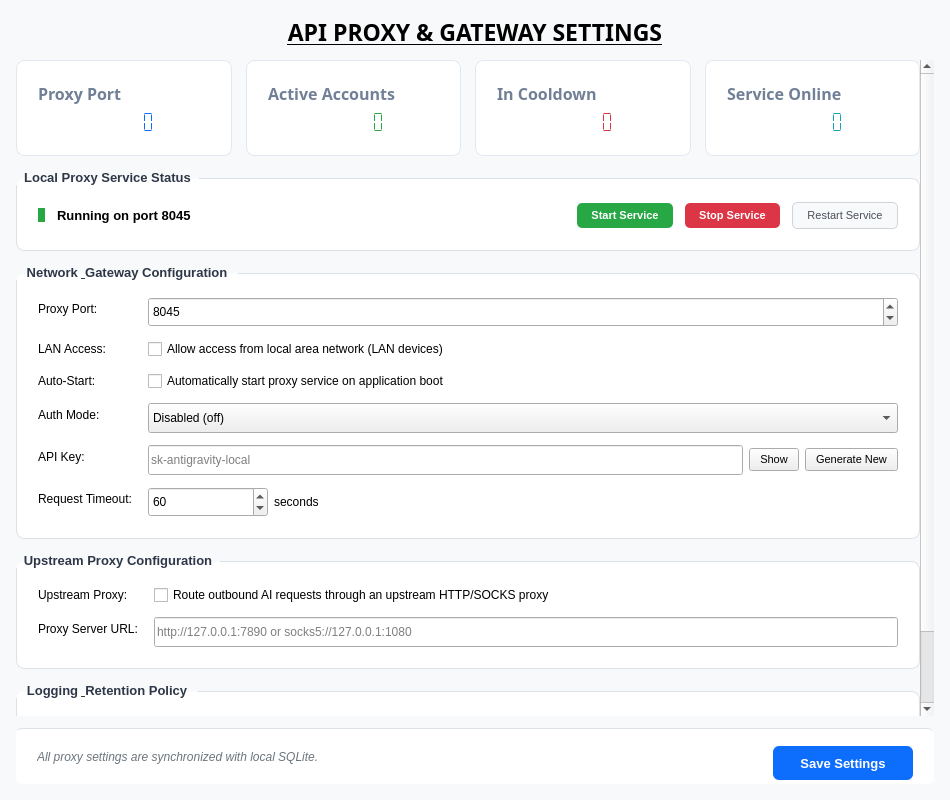
<?xml version="1.0" encoding="UTF-8"?>
<ui version="4.0">
 <class>ProxySettingsForm</class>
 <widget class="QWidget" name="ProxySettingsForm">
  <property name="geometry">
   <rect>
    <x>0</x>
    <y>0</y>
    <width>950</width>
    <height>800</height>
   </rect>
  </property>
  <property name="windowTitle">
   <string>Proxy Settings</string>
  </property>
  <property name="styleSheet">
   <string notr="true">
    QWidget#ProxySettingsForm {
      background-color: #F8F9FA;
    }
   </string>
  </property>
  <layout class="QVBoxLayout" name="mainVerticalLayout">
   <property name="spacing">
    <number>12</number>
   </property>
   <property name="leftMargin">
    <number>16</number>
   </property>
   <property name="topMargin">
    <number>16</number>
   </property>
   <property name="rightMargin">
    <number>16</number>
   </property>
   <property name="bottomMargin">
    <number>16</number>
   </property>
   <item>
    <widget class="QLabel" name="label">
     <property name="font">
      <font>
       <family>DS-Digital</family>
       <pointsize>17</pointsize>
       <bold>true</bold>
       <underline>true</underline>
      </font>
     </property>
     <property name="text">
      <string>API PROXY &amp; GATEWAY SETTINGS</string>
     </property>
     <property name="alignment">
      <set>Qt::AlignmentFlag::AlignCenter</set>
     </property>
    </widget>
   </item>
   <item>
    <widget class="QScrollArea" name="scrollArea">
     <property name="styleSheet">
      <string notr="true">
       QScrollArea {
         background: transparent;
         border: none;
       }
       QWidget#scrollContent {
         background-color: transparent;
       }
      </string>
     </property>
     <property name="frameShape">
      <enum>QFrame::Shape::NoFrame</enum>
     </property>
     <property name="widgetResizable">
      <bool>true</bool>
     </property>
     <widget class="QWidget" name="scrollContent">
      <property name="geometry">
       <rect>
        <x>0</x>
        <y>0</y>
        <width>906</width>
        <height>667</height>
       </rect>
      </property>
      <layout class="QVBoxLayout" name="layoutContent">
       <property name="spacing">
        <number>14</number>
       </property>
       <property name="leftMargin">
        <number>0</number>
       </property>
       <property name="topMargin">
        <number>0</number>
       </property>
       <property name="rightMargin">
        <number>0</number>
       </property>
       <property name="bottomMargin">
        <number>0</number>
       </property>
       <item>
        <layout class="QHBoxLayout" name="layoutStatsCards">
         <property name="spacing">
          <number>14</number>
         </property>
         <item>
          <widget class="QFrame" name="cardProxyPort">
           <property name="styleSheet">
            <string notr="true">
             QFrame#cardProxyPort {
               background-color: #FFFFFF;
               border: 1px solid #E2E8F0;
               border-radius: 8px;
               padding: 12px;
             }
            </string>
           </property>
           <layout class="QVBoxLayout" name="layoutCardPort">
            <item>
             <widget class="QLabel" name="lblCardProxyPortTitle">
              <property name="font">
               <font>
                <family>DS-Digital</family>
                <pointsize>12</pointsize>
                <bold>true</bold>
               </font>
              </property>
              <property name="styleSheet">
               <string notr="true">color: #718096;</string>
              </property>
              <property name="text">
               <string>Proxy Port</string>
              </property>
             </widget>
            </item>
            <item>
             <widget class="QLCDNumber" name="valProxyPort">
              <property name="font">
               <font>
                <pointsize>18</pointsize>
                <bold>true</bold>
               </font>
              </property>
              <property name="styleSheet">
               <string notr="true">color: #0D6EFD;</string>
              </property>
              <property name="frameShape">
               <enum>QFrame::Shape::NoFrame</enum>
              </property>
              <property name="digitCount">
               <number>6</number>
              </property>
              <property name="segmentStyle">
               <enum>QLCDNumber::SegmentStyle::Flat</enum>
              </property>
             </widget>
            </item>
           </layout>
          </widget>
         </item>
         <item>
          <widget class="QFrame" name="cardActiveAccounts">
           <property name="styleSheet">
            <string notr="true">
             QFrame#cardActiveAccounts {
               background-color: #FFFFFF;
               border: 1px solid #E2E8F0;
               border-radius: 8px;
               padding: 12px;
             }
            </string>
           </property>
           <layout class="QVBoxLayout" name="layoutCardActive">
            <item>
             <widget class="QLabel" name="lblCardActiveAccountsTitle">
              <property name="font">
               <font>
                <family>DS-Digital</family>
                <pointsize>12</pointsize>
                <bold>true</bold>
               </font>
              </property>
              <property name="styleSheet">
               <string notr="true">color: #718096;</string>
              </property>
              <property name="text">
               <string>Active Accounts</string>
              </property>
             </widget>
            </item>
            <item>
             <widget class="QLCDNumber" name="valActiveAccounts">
              <property name="font">
               <font>
                <pointsize>18</pointsize>
                <bold>true</bold>
               </font>
              </property>
              <property name="styleSheet">
               <string notr="true">color: #28A745;</string>
              </property>
              <property name="frameShape">
               <enum>QFrame::Shape::NoFrame</enum>
              </property>
              <property name="digitCount">
               <number>6</number>
              </property>
              <property name="segmentStyle">
               <enum>QLCDNumber::SegmentStyle::Flat</enum>
              </property>
             </widget>
            </item>
           </layout>
          </widget>
         </item>
         <item>
          <widget class="QFrame" name="cardCooldownAccounts">
           <property name="styleSheet">
            <string notr="true">
             QFrame#cardCooldownAccounts {
               background-color: #FFFFFF;
               border: 1px solid #E2E8F0;
               border-radius: 8px;
               padding: 12px;
             }
            </string>
           </property>
           <layout class="QVBoxLayout" name="layoutCardCool">
            <item>
             <widget class="QLabel" name="lblCardCooldownAccountsTitle">
              <property name="font">
               <font>
                <family>DS-Digital</family>
                <pointsize>12</pointsize>
                <bold>true</bold>
               </font>
              </property>
              <property name="styleSheet">
               <string notr="true">color: #718096;</string>
              </property>
              <property name="text">
               <string>In Cooldown</string>
              </property>
             </widget>
            </item>
            <item>
             <widget class="QLCDNumber" name="valCooldownAccounts">
              <property name="font">
               <font>
                <pointsize>18</pointsize>
                <bold>true</bold>
               </font>
              </property>
              <property name="styleSheet">
               <string notr="true">color: #DC3545;</string>
              </property>
              <property name="frameShape">
               <enum>QFrame::Shape::NoFrame</enum>
              </property>
              <property name="digitCount">
               <number>6</number>
              </property>
              <property name="segmentStyle">
               <enum>QLCDNumber::SegmentStyle::Flat</enum>
              </property>
             </widget>
            </item>
           </layout>
          </widget>
         </item>
         <item>
          <widget class="QFrame" name="cardProxyStatus">
           <property name="styleSheet">
            <string notr="true">
             QFrame#cardProxyStatus {
               background-color: #FFFFFF;
               border: 1px solid #E2E8F0;
               border-radius: 8px;
               padding: 12px;
             }
            </string>
           </property>
           <layout class="QVBoxLayout" name="layoutCardOnline">
            <item>
             <widget class="QLabel" name="lblCardProxyStatusTitle">
              <property name="font">
               <font>
                <family>DS-Digital</family>
                <pointsize>12</pointsize>
                <bold>true</bold>
               </font>
              </property>
              <property name="styleSheet">
               <string notr="true">color: #718096;</string>
              </property>
              <property name="text">
               <string>Service Online</string>
              </property>
             </widget>
            </item>
            <item>
             <widget class="QLCDNumber" name="valProxyOnline">
              <property name="font">
               <font>
                <pointsize>18</pointsize>
                <bold>true</bold>
               </font>
              </property>
              <property name="styleSheet">
               <string notr="true">color: #17A2B8;</string>
              </property>
              <property name="frameShape">
               <enum>QFrame::Shape::NoFrame</enum>
              </property>
              <property name="digitCount">
               <number>6</number>
              </property>
              <property name="segmentStyle">
               <enum>QLCDNumber::SegmentStyle::Flat</enum>
              </property>
             </widget>
            </item>
           </layout>
          </widget>
         </item>
        </layout>
       </item>
       <item>
        <widget class="QGroupBox" name="groupServiceStatus">

         <property name="font">
          <font>
           <family>Segoe UI</family>
           <pointsize>10</pointsize>
           <bold>true</bold>
          </font>
         </property>
         <property name="styleSheet">
          <string notr="true">
           QGroupBox {
             background-color: #FFFFFF;
             border: 1px solid #DCE1E7;
             border-radius: 8px;
             margin-top: 8px;
             padding: 14px 12px 12px 12px;
             font-weight: bold;
           }
           QGroupBox::title {
             subcontrol-origin: margin;
             subcontrol-position: top left;
             padding: 0 6px;
             color: #2D3748;
           }
          </string>
         </property>
         <property name="title">
          <string>Local Proxy Service Status</string>
         </property>
         <layout class="QHBoxLayout" name="layoutServiceStatus">
          <property name="spacing">
           <number>12</number>
          </property>
          <item>
           <widget class="QLabel" name="lblStatusIcon">
            <property name="maximumSize">
             <size>
              <width>14</width>
              <height>14</height>
             </size>
            </property>
            <property name="styleSheet">
             <string notr="true">
              background-color: #28A745;
              border-radius: 7px;
             </string>
            </property>
            <property name="text">
             <string/>
            </property>
           </widget>
          </item>
          <item>
           <widget class="QLabel" name="lblStatusText">
            <property name="font">
             <font>
              <family>Segoe UI</family>
              <pointsize>10</pointsize>
              <bold>true</bold>
             </font>
            </property>
            <property name="text">
             <string>Running on port 8045</string>
            </property>
           </widget>
          </item>
          <item>
           <spacer name="spacerStatus">
            <property name="orientation">
             <enum>Qt::Orientation::Horizontal</enum>
            </property>
            <property name="sizeHint" stdset="0">
             <size>
              <width>40</width>
              <height>20</height>
             </size>
            </property>
           </spacer>
          </item>
          <item>
           <widget class="QPushButton" name="btnStartService">
            <property name="styleSheet">
             <string notr="true">
              QPushButton {
                background-color: #28A745;
                color: #FFFFFF;
                font-weight: bold;
                border: none;
                border-radius: 5px;
                padding: 6px 14px;
                font-size: 11px;
              }
              QPushButton:hover {
                background-color: #218838;
              }
              QPushButton:disabled {
                background-color: #E2E8F0;
                color: #A0AEC0;
              }
             </string>
            </property>
            <property name="text">
             <string>Start Service</string>
            </property>
           </widget>
          </item>
          <item>
           <widget class="QPushButton" name="btnStopService">
            <property name="styleSheet">
             <string notr="true">
              QPushButton {
                background-color: #DC3545;
                color: #FFFFFF;
                font-weight: bold;
                border: none;
                border-radius: 5px;
                padding: 6px 14px;
                font-size: 11px;
              }
              QPushButton:hover {
                background-color: #C82333;
              }
              QPushButton:disabled {
                background-color: #E2E8F0;
                color: #A0AEC0;
              }
             </string>
            </property>
            <property name="text">
             <string>Stop Service</string>
            </property>
           </widget>
          </item>
          <item>
           <widget class="QPushButton" name="btnRestartService">
            <property name="styleSheet">
             <string notr="true">
              QPushButton {
                background-color: #F8F9FA;
                color: #495057;
                border: 1px solid #CED4DA;
                border-radius: 5px;
                padding: 6px 14px;
                font-size: 11px;
              }
              QPushButton:hover {
                background-color: #E2E6EA;
              }
             </string>
            </property>
            <property name="text">
             <string>Restart Service</string>
            </property>
           </widget>
          </item>
         </layout>
        </widget>
       </item>
       <item>
        <widget class="QGroupBox" name="groupNetworkSettings">
         <property name="font">
          <font>
           <family>Segoe UI</family>
           <pointsize>10</pointsize>
           <bold>true</bold>
          </font>
         </property>
         <property name="styleSheet">
          <string notr="true">
           QGroupBox {
             background-color: #FFFFFF;
             border: 1px solid #DCE1E7;
             border-radius: 8px;
             margin-top: 8px;
             padding: 14px 12px 12px 12px;
             font-weight: bold;
           }
           QGroupBox::title {
             subcontrol-origin: margin;
             subcontrol-position: top left;
             padding: 0 6px;
             color: #2D3748;
           }
          </string>
         </property>
         <property name="title">
          <string>Network &amp; Gateway Configuration</string>
         </property>
         <layout class="QFormLayout" name="layoutFormNetwork">
          <property name="horizontalSpacing">
           <number>16</number>
          </property>
          <property name="verticalSpacing">
           <number>12</number>
          </property>
          <item row="0" column="0">
           <widget class="QLabel" name="lblPort">
            <property name="font">
             <font>
              <family>Segoe UI</family>
              <pointsize>9</pointsize>
              <bold>false</bold>
             </font>
            </property>
            <property name="text">
             <string>Proxy Port:</string>
            </property>
           </widget>
          </item>
          <item row="0" column="1">
           <widget class="QSpinBox" name="spinPort">
            <property name="minimumSize">
             <size>
              <width>120</width>
              <height>30</height>
             </size>
            </property>
            <property name="minimum">
             <number>1024</number>
            </property>
            <property name="maximum">
             <number>65535</number>
            </property>
            <property name="value">
             <number>8045</number>
            </property>
           </widget>
          </item>
          <item row="1" column="0">
           <widget class="QLabel" name="lblLan">
            <property name="font">
             <font>
              <family>Segoe UI</family>
              <pointsize>9</pointsize>
              <bold>false</bold>
             </font>
            </property>
            <property name="text">
             <string>LAN Access:</string>
            </property>
           </widget>
          </item>
          <item row="1" column="1">
           <widget class="QCheckBox" name="chkAllowLan">
            <property name="font">
             <font>
              <family>Segoe UI</family>
              <pointsize>9</pointsize>
              <bold>false</bold>
             </font>
            </property>
            <property name="text">
             <string>Allow access from local area network (LAN devices)</string>
            </property>
           </widget>
          </item>
          <item row="2" column="0">
           <widget class="QLabel" name="lblAutoStart">
            <property name="font">
             <font>
              <family>Segoe UI</family>
              <pointsize>9</pointsize>
              <bold>false</bold>
             </font>
            </property>
            <property name="text">
             <string>Auto-Start:</string>
            </property>
           </widget>
          </item>
          <item row="2" column="1">
           <widget class="QCheckBox" name="chkAutoStart">
            <property name="font">
             <font>
              <family>Segoe UI</family>
              <pointsize>9</pointsize>
              <bold>false</bold>
             </font>
            </property>
            <property name="text">
             <string>Automatically start proxy service on application boot</string>
            </property>
           </widget>
          </item>
          <item row="3" column="0">
           <widget class="QLabel" name="lblAuthMode">
            <property name="font">
             <font>
              <family>Segoe UI</family>
              <pointsize>9</pointsize>
              <bold>false</bold>
             </font>
            </property>
            <property name="text">
             <string>Auth Mode:</string>
            </property>
           </widget>
          </item>
          <item row="3" column="1">
           <widget class="QComboBox" name="comboAuthMode">
            <property name="minimumSize">
             <size>
              <width>200</width>
              <height>30</height>
             </size>
            </property>
            <item>
             <property name="text">
              <string>Disabled (off)</string>
             </property>
            </item>
            <item>
             <property name="text">
              <string>Bearer Token (api_key)</string>
             </property>
            </item>
           </widget>
          </item>
          <item row="4" column="0">
           <widget class="QLabel" name="lblApiKey">
            <property name="font">
             <font>
              <family>Segoe UI</family>
              <pointsize>9</pointsize>
              <bold>false</bold>
             </font>
            </property>
            <property name="text">
             <string>API Key:</string>
            </property>
           </widget>
          </item>
          <item row="4" column="1">
           <layout class="QHBoxLayout" name="layoutApiKey">
            <property name="spacing">
             <number>6</number>
            </property>
            <item>
             <widget class="QLineEdit" name="editApiKey">
              <property name="minimumSize">
               <size>
                <width>320</width>
                <height>30</height>
               </size>
              </property>
              <property name="echoMode">
               <enum>QLineEdit::EchoMode::Password</enum>
              </property>
              <property name="placeholderText">
               <string>sk-antigravity-local</string>
              </property>
             </widget>
            </item>
            <item>
             <widget class="QPushButton" name="btnToggleShowKey">
              <property name="styleSheet">
               <string notr="true">
                padding: 4px 10px;
                font-size: 11px;
               </string>
              </property>
              <property name="text">
               <string>Show</string>
              </property>
             </widget>
            </item>
            <item>
             <widget class="QPushButton" name="btnGenerateKey">
              <property name="styleSheet">
               <string notr="true">
                padding: 4px 10px;
                font-size: 11px;
               </string>
              </property>
              <property name="text">
               <string>Generate New</string>
              </property>
             </widget>
            </item>
           </layout>
          </item>
          <item row="5" column="0">
           <widget class="QLabel" name="lblTimeout">
            <property name="font">
             <font>
              <family>Segoe UI</family>
              <pointsize>9</pointsize>
              <bold>false</bold>
             </font>
            </property>
            <property name="text">
             <string>Request Timeout:</string>
            </property>
           </widget>
          </item>
          <item row="5" column="1">
           <layout class="QHBoxLayout" name="layoutTimeout">
            <property name="spacing">
             <number>6</number>
            </property>
            <item>
             <widget class="QSpinBox" name="spinTimeout">
              <property name="minimumSize">
               <size>
                <width>120</width>
                <height>30</height>
               </size>
              </property>
              <property name="minimum">
               <number>5</number>
              </property>
              <property name="maximum">
               <number>600</number>
              </property>
              <property name="value">
               <number>60</number>
              </property>
             </widget>
            </item>
            <item>
             <widget class="QLabel" name="lblTimeoutUnit">
              <property name="font">
               <font>
                <family>Segoe UI</family>
                <pointsize>9</pointsize>
                <bold>false</bold>
               </font>
              </property>
              <property name="text">
               <string>seconds</string>
              </property>
             </widget>
            </item>
            <item>
             <spacer name="spacerTimeout">
              <property name="orientation">
               <enum>Qt::Orientation::Horizontal</enum>
              </property>
              <property name="sizeHint" stdset="0">
               <size>
                <width>40</width>
                <height>20</height>
               </size>
              </property>
             </spacer>
            </item>
           </layout>
          </item>
         </layout>
        </widget>
       </item>
       <item>
        <widget class="QGroupBox" name="groupUpstreamProxy">
         <property name="font">
          <font>
           <family>Segoe UI</family>
           <pointsize>10</pointsize>
           <bold>true</bold>
          </font>
         </property>
         <property name="styleSheet">
          <string notr="true">
           QGroupBox {
             background-color: #FFFFFF;
             border: 1px solid #DCE1E7;
             border-radius: 8px;
             margin-top: 8px;
             padding: 14px 12px 12px 12px;
             font-weight: bold;
           }
           QGroupBox::title {
             subcontrol-origin: margin;
             subcontrol-position: top left;
             padding: 0 6px;
             color: #2D3748;
           }
          </string>
         </property>
         <property name="title">
          <string>Upstream Proxy Configuration</string>
         </property>
         <layout class="QFormLayout" name="layoutFormUpstream">
          <property name="horizontalSpacing">
           <number>16</number>
          </property>
          <property name="verticalSpacing">
           <number>12</number>
          </property>
          <item row="0" column="0">
           <widget class="QLabel" name="lblUpstreamEnable">
            <property name="font">
             <font>
              <family>Segoe UI</family>
              <pointsize>9</pointsize>
              <bold>false</bold>
             </font>
            </property>
            <property name="text">
             <string>Upstream Proxy:</string>
            </property>
           </widget>
          </item>
          <item row="0" column="1">
           <widget class="QCheckBox" name="chkUpstreamEnabled">
            <property name="font">
             <font>
              <family>Segoe UI</family>
              <pointsize>9</pointsize>
              <bold>false</bold>
             </font>
            </property>
            <property name="text">
             <string>Route outbound AI requests through an upstream HTTP/SOCKS proxy</string>
            </property>
           </widget>
          </item>
          <item row="1" column="0">
           <widget class="QLabel" name="lblUpstreamUrl">
            <property name="font">
             <font>
              <family>Segoe UI</family>
              <pointsize>9</pointsize>
              <bold>false</bold>
             </font>
            </property>
            <property name="text">
             <string>Proxy Server URL:</string>
            </property>
           </widget>
          </item>
          <item row="1" column="1">
           <widget class="QLineEdit" name="editUpstreamUrl">
            <property name="minimumSize">
             <size>
              <width>380</width>
              <height>30</height>
             </size>
            </property>
            <property name="placeholderText">
             <string>http://127.0.0.1:7890 or socks5://127.0.0.1:1080</string>
            </property>
           </widget>
          </item>
         </layout>
        </widget>
       </item>
       <item>
        <widget class="QGroupBox" name="groupLoggingPolicy">
         <property name="font">
          <font>
           <family>Segoe UI</family>
           <pointsize>10</pointsize>
           <bold>true</bold>
          </font>
         </property>
         <property name="styleSheet">
          <string notr="true">
           QGroupBox {
             background-color: #FFFFFF;
             border: 1px solid #DCE1E7;
             border-radius: 8px;
             margin-top: 8px;
             padding: 14px 12px 12px 12px;
             font-weight: bold;
           }
           QGroupBox::title {
             subcontrol-origin: margin;
             subcontrol-position: top left;
             padding: 0 6px;
             color: #2D3748;
           }
          </string>
         </property>
         <property name="title">
          <string>Logging &amp; Retention Policy</string>
         </property>
         <layout class="QFormLayout" name="layoutFormLogging">
          <property name="horizontalSpacing">
           <number>16</number>
          </property>
          <property name="verticalSpacing">
           <number>12</number>
          </property>
          <item row="0" column="0">
           <widget class="QLabel" name="lblLoggingEnable">
            <property name="font">
             <font>
              <family>Segoe UI</family>
              <pointsize>9</pointsize>
              <bold>false</bold>
             </font>
            </property>
            <property name="text">
             <string>Request Logging:</string>
            </property>
           </widget>
          </item>
          <item row="0" column="1">
           <widget class="QCheckBox" name="chkEnableLogging">
            <property name="font">
             <font>
              <family>Segoe UI</family>
              <pointsize>9</pointsize>
              <bold>false</bold>
             </font>
            </property>
            <property name="text">
             <string>Record incoming AI requests and streaming response statistics</string>
            </property>
            <property name="checked">
             <bool>true</bool>
            </property>
           </widget>
          </item>
          <item row="1" column="0">
           <widget class="QLabel" name="lblMaxAge">
            <property name="font">
             <font>
              <family>Segoe UI</family>
              <pointsize>9</pointsize>
              <bold>false</bold>
             </font>
            </property>
            <property name="text">
             <string>Log Retention:</string>
            </property>
           </widget>
          </item>
          <item row="1" column="1">
           <layout class="QHBoxLayout" name="layoutMaxAge">
            <property name="spacing">
             <number>6</number>
            </property>
            <item>
             <widget class="QSpinBox" name="spinLogMaxAge">
              <property name="minimumSize">
               <size>
                <width>100</width>
                <height>30</height>
               </size>
              </property>
              <property name="minimum">
               <number>1</number>
              </property>
              <property name="maximum">
               <number>720</number>
              </property>
              <property name="value">
               <number>24</number>
              </property>
             </widget>
            </item>
            <item>
             <widget class="QLabel" name="lblMaxAgeUnit">
              <property name="font">
               <font>
                <family>Segoe UI</family>
                <pointsize>9</pointsize>
                <bold>false</bold>
               </font>
              </property>
              <property name="text">
               <string>hours</string>
              </property>
             </widget>
            </item>
            <item>
             <spacer name="spacerMaxAge">
              <property name="orientation">
               <enum>Qt::Orientation::Horizontal</enum>
              </property>
              <property name="sizeHint" stdset="0">
               <size>
                <width>40</width>
                <height>20</height>
               </size>
              </property>
             </spacer>
            </item>
           </layout>
          </item>
         </layout>
        </widget>
       </item>
       <item>
        <spacer name="spacerContentBottom">
         <property name="orientation">
          <enum>Qt::Orientation::Vertical</enum>
         </property>
         <property name="sizeHint" stdset="0">
          <size>
           <width>20</width>
           <height>20</height>
          </size>
         </property>
        </spacer>
       </item>
      </layout>
     </widget>
    </widget>
   </item>
   <item>
    <widget class="QFrame" name="frameBottomBar">
     <property name="maximumSize">
      <size>
       <width>16777215</width>
       <height>56</height>
      </size>
     </property>
     <property name="styleSheet">
      <string notr="true">
       QFrame#frameBottomBar {
         background-color: #FFFFFF;
         border-top: 1px solid #DCE1E7;
         padding: 8px 12px;
         border-radius: 6px;
       }
      </string>
     </property>
     <layout class="QHBoxLayout" name="layoutBottomBar">
      <property name="spacing">
       <number>12</number>
      </property>
      <item>
       <widget class="QLabel" name="lblSaveStatus">
        <property name="font">
         <font>
          <family>Segoe UI</family>
          <pointsize>9</pointsize>
          <italic>true</italic>
         </font>
        </property>
        <property name="styleSheet">
         <string notr="true">color: #6C757D;</string>
        </property>
        <property name="text">
         <string>All proxy settings are synchronized with local SQLite.</string>
        </property>
       </widget>
      </item>
      <item>
       <spacer name="spacerBottom">
        <property name="orientation">
         <enum>Qt::Orientation::Horizontal</enum>
        </property>
        <property name="sizeHint" stdset="0">
         <size>
          <width>40</width>
          <height>20</height>
         </size>
        </property>
       </spacer>
      </item>
      <item>
       <widget class="QPushButton" name="btnSaveSettings">
        <property name="minimumSize">
         <size>
          <width>140</width>
          <height>34</height>
         </size>
        </property>
        <property name="font">
         <font>
          <family>Segoe UI</family>
          <pointsize>10</pointsize>
          <bold>true</bold>
         </font>
        </property>
        <property name="styleSheet">
         <string notr="true">
          QPushButton {
            background-color: #0D6EFD;
            color: #FFFFFF;
            border: none;
            border-radius: 6px;
            padding: 6px 16px;
          }
          QPushButton:hover {
            background-color: #0B5ED7;
          }
         </string>
        </property>
        <property name="text">
         <string>Save Settings</string>
        </property>
       </widget>
      </item>
     </layout>
    </widget>
   </item>
  </layout>
 </widget>
 <resources/>
 <connections/>
</ui>
